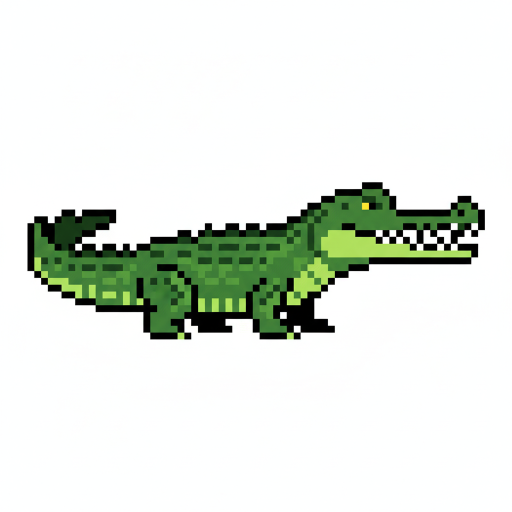
#> input picture tools/nanobanana/output/croc_01.png, 1024 x 1024 px (shown at 1/2 size)
$ python compose_sheet.py
#> lines starting #> are read from the running program, lines starting #| are printed output that depends on the picture
"""
Turns the raw nano-banana output frames (opaque white background, 1024x1024,
inconsistent framing) into the horizontal sprite sheets DesktopPet expects:
transparent background, all frames cropped/aligned/padded to one common size.

Usage:
    python compose_sheet.py
"""
from pathlib import Path

from PIL import Image

ROOT = Path(__file__).resolve().parent
OUTPUT_DIR = ROOT / "output"
SPRITES_DIR = ROOT.parent.parent / "src" / "DesktopPet" / "Assets" / "Sprites"

WALK_FRAMES = ["croc_01.png", "croc_02.png", "croc_03.png", "croc_04.png"]
IDLE_FRAMES = ["croc_06.png", "croc_08.png", "croc_07.png", "croc_08.png"]  # closed -> half -> open -> half, loops

WHITE_THRESHOLD = 245  # pixels this close to pure white are treated as background


def remove_white_background(img: Image.Image) -> Image.Image:
    img = img.convert("RGBA")
    pixels = img.load()
    for y in range(img.height):
        for x in range(img.width):
            r, g, b, _ = pixels[x, y]
            if r >= WHITE_THRESHOLD and g >= WHITE_THRESHOLD and b >= WHITE_THRESHOLD:
                pixels[x, y] = (r, g, b, 0)
    return img


def crop_to_content(img: Image.Image) -> Image.Image:
    bbox = img.getbbox()
#> bbox = (54, 364, 970, 680)
    return img.crop(bbox) if bbox else img


def build_sheet(frame_names: list[str], target_height: int = 64, canvas_width: int | None = None) -> Image.Image:
    """
    canvas_width: if given, every frame slot is forced to this width (scaling
    down further if a frame would otherwise be wider) instead of deriving the
    slot width from this sheet's own frames. Pass the walk sheet's frame width
    when building the idle sheet so both animations share one frame size --
    they're swapped into the same fixed-size window, so mismatched native
    sizes would otherwise stretch one of them.
    """
    cropped = [crop_to_content(remove_white_background(Image.open(OUTPUT_DIR / name))) for name in frame_names]
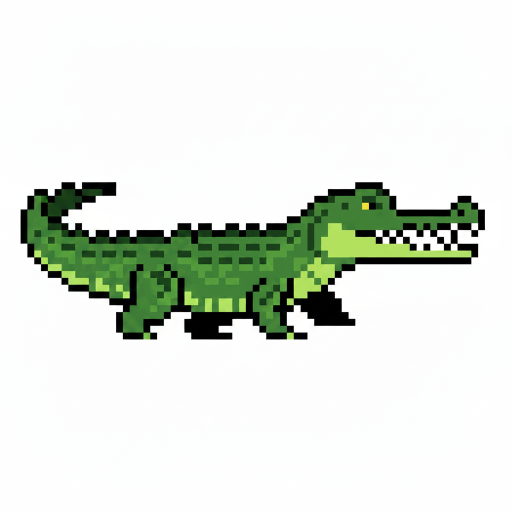
#> input picture tools/nanobanana/output/croc_02.png, 1024 x 1024 px (shown at 1/2 size)
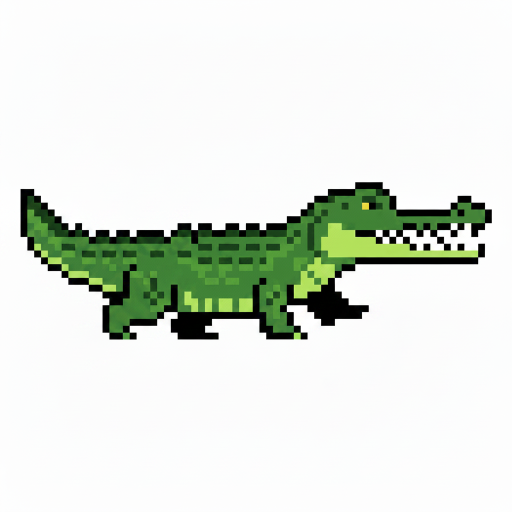
#> input picture tools/nanobanana/output/croc_03.png, 1024 x 1024 px (shown at 1/2 size)
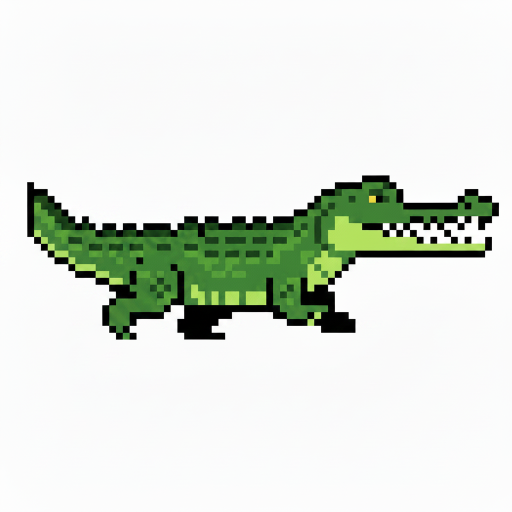
#> input picture tools/nanobanana/output/croc_04.png, 1024 x 1024 px (shown at 1/2 size)
#> in crop_to_content (call 4), `bbox = img.getbbox()`: bbox = (54, 350, 999, 680)
#> in crop_to_content (call 4), `return img.crop(bbox) if bbox else img`:
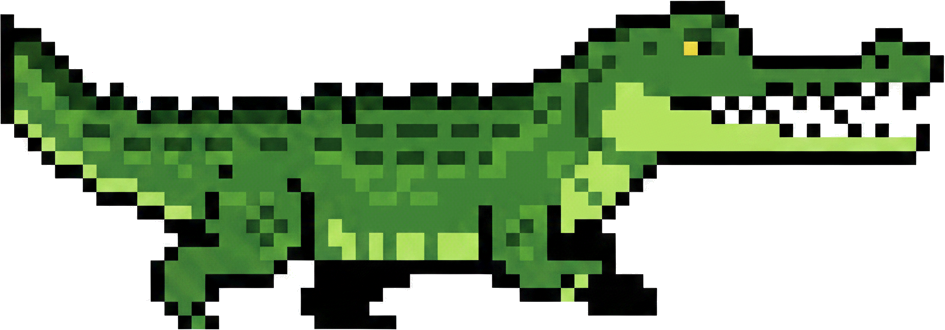
#> returned value: PIL image 945x330 RGBA; mean R, G, B, A 155.1, 175.6, 147, 129.4; transparent parts drawn white
#> cropped = 4 items

    # Scale every frame to the same height (preserving aspect ratio) before
    # measuring the common canvas, so poses with a taller/shorter bbox don't
    # end up a different visual size from one another.
    scaled = []
    for frame in cropped:
        ratio = target_height / frame.height
        new_size = (max(1, round(frame.width * ratio)), target_height)
        scaled.append(frame.resize(new_size, Image.LANCZOS))
#> this loop made 4 passes
#> (ratio, new_size) on passes 1 to 4: (0.203, (186, 64)), (0.203, (189, 64)), (0.202, (191, 64)), (0.194, (183, 64))
#> after the loop, scaled = 4 items

    slot_width = canvas_width if canvas_width is not None else max(f.width for f in scaled)
#> slot_width = 191
    canvas_height = target_height

    sheet = Image.new("RGBA", (slot_width * len(scaled), canvas_height), (0, 0, 0, 0))
#> sheet: PIL image 764x64 RGBA; every value is 0
    for i, frame in enumerate(scaled):
        if frame.width > slot_width:
            ratio = slot_width / frame.width
            frame = frame.resize((slot_width, max(1, round(frame.height * ratio))), Image.LANCZOS)
        x_offset = i * slot_width + (slot_width - frame.width) // 2
        y_offset = canvas_height - frame.height  # bottom-align so feet stay planted
        sheet.paste(frame, (x_offset, y_offset), frame)
#> this loop made 4 passes
#> x_offset on passes 1 to 4: 2, 192, 382, 577
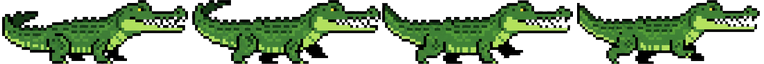
#> sheet: PIL image 764x64 RGBA; mean R, G, B, A 31.4, 51.9, 23.5, 128.9; transparent parts drawn white
#> after the loop, ratio = 0.194

    return sheet


def main() -> None:
    SPRITES_DIR.mkdir(parents=True, exist_ok=True)

    walk_sheet = build_sheet(WALK_FRAMES)
    walk_sheet.save(SPRITES_DIR / "croc_walk.png")
    frame_w = walk_sheet.width // len(WALK_FRAMES)
#> frame_w = 191
    print(f"Wrote croc_walk.png ({len(WALK_FRAMES)} frames, {walk_sheet.size})")
#| Wrote croc_walk.png (4 frames, (764, 64))

    # Force the idle sheet to share the walk sheet's frame width so both
    # animations render at the same size in the app's fixed-size window.
    idle_sheet = build_sheet(IDLE_FRAMES, canvas_width=frame_w)
#> call 2 of build_sheet, with target_height = 64, canvas_width = 191
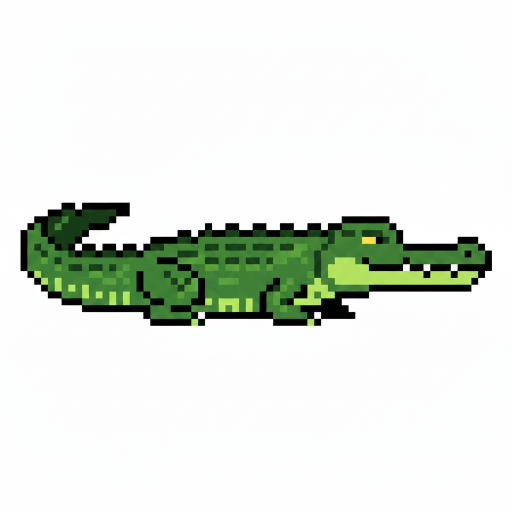
#> input picture tools/nanobanana/output/croc_06.png, 1024 x 1024 px (shown at 1/2 size)
#> in crop_to_content (call 5), `bbox = img.getbbox()`: bbox = (40, 405, 985, 652)
#> in crop_to_content (call 5), `return img.crop(bbox) if bbox else img`:
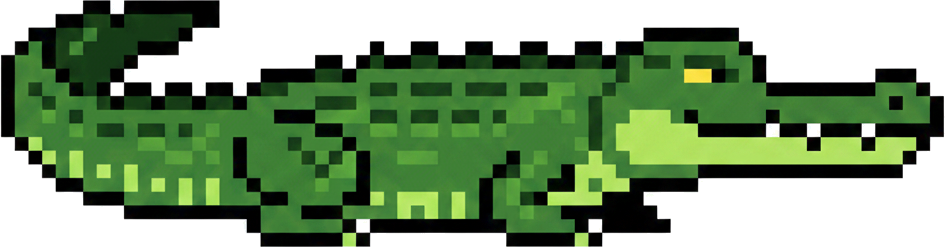
#> returned value: PIL image 945x247 RGBA; mean R, G, B, A 126.9, 153.4, 117.8, 165.3; transparent parts drawn white
    idle_sheet.save(SPRITES_DIR / "croc_idle.png")
    print(f"Wrote croc_idle.png ({len(IDLE_FRAMES)} frames, {idle_sheet.size})")

    print(f"Single frame size: {frame_w}x{walk_sheet.height} -- update MainWindow.xaml Width/Height to match.")


if __name__ == "__main__":
#> (the run stopped early here; a loop or call above may not have finished)
